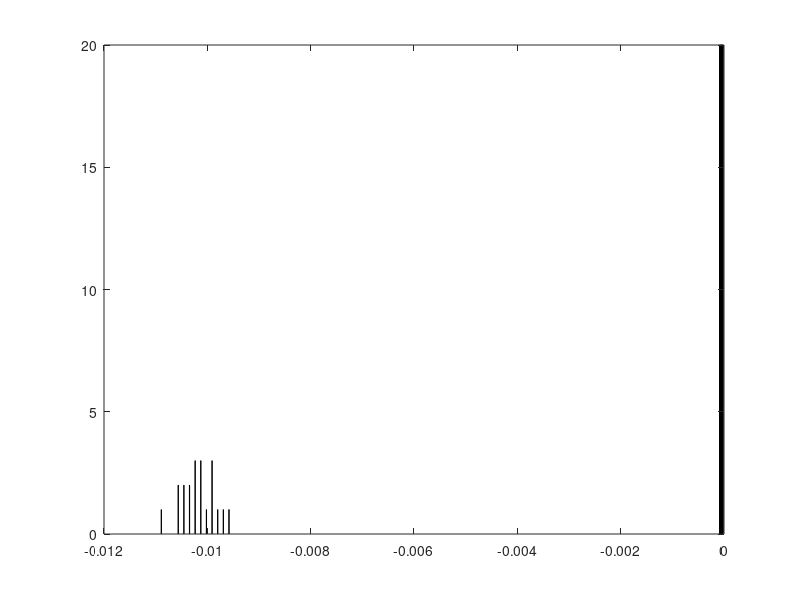

Reproduce this figure in MATLAB.
function problem2()
    noSamples = 20;
    mean  = 100;
    n     = 1000;
    x     = zeros(noSamples);
    
    for i = 1 : noSamples
        X = (speye(n,n)-random('norm',mean,1,n,n)/n)\ones(n,1);
        x(i)=X(1);
    end
    
    hist(x,100);
    fprintf('Var: %f\n', var(x));